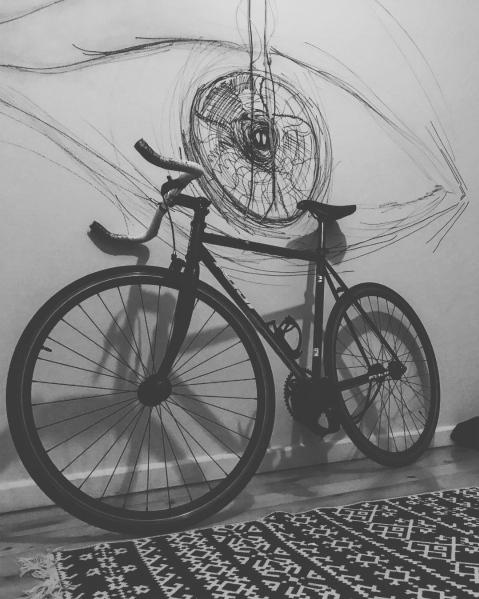
#> input picture 2018/will-be-processed/1.png, 958 x 1198 px (shown at 1/2 size); its folder holds only this picture in this run
$ python otomat.py
#> lines starting #> are read from the running program, lines starting #| are printed output that depends on the picture
import glob

from PIL import Image
from PIL import ImageEnhance

NOTHING = ''
SPACE = ' '
BREAK_LINE = '\n'

BASE_TEMPLATE = '''
<link href="../canvas.css" rel="stylesheet" />
%(table)s
<script src="../canvas.js"></script>
'''

def export_html(path, image):
  width = image.width
  height = image.height

  table = [
    '''
    <table style="display: none" align="center" cellspacing="0">
    '''
  ]

  for x in range(width):
    table.append(
      '''
      <tr>
      '''
    )

    for y in range(height):
      coords = (x, y)
      [r, g, b, a] = image.getpixel(coords)
      table.append(
        '''
          <td style="background: rgba({r}, {g}, {b}, {a});">

          </td>
        '''.format(
          r=r,
          g=g,
          b=b,
          a=a,
        )
      )
    table.append(
      '''
      </tr>
      '''
    )

  table.append(
    '''
    </table>
    '''
  )

  with open(
    path
      .replace('will-be-processed', 'final')
      .replace('png', 'html'),
    'w'
  ) as file:
    file.write(
      BASE_TEMPLATE % {
        'table': NOTHING.join(table)
      }
    )


def main():
  multipier = 0.1

  for path in glob.glob('2018/will-be-processed/*.png'):
    image = Image.open(path)
#> image is the input picture: PIL image 958x1198 RGBA; mean R, G, B, A 132.2, 132.2, 132.2, 255

    image.thumbnail((
      int(image.width * multipier),
      int(image.height * multipier)
    ))
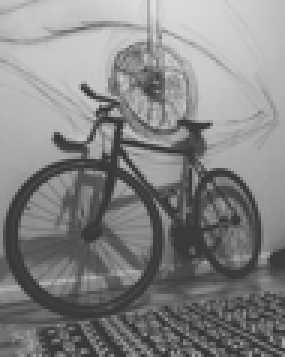
#> image: PIL image 95x119 RGBA (shown 3 times larger); mean R, G, B, A 132.2, 132.2, 132.2, 255

    enhancer = ImageEnhance.Contrast(image)
    image = enhancer.enhance(3.0)
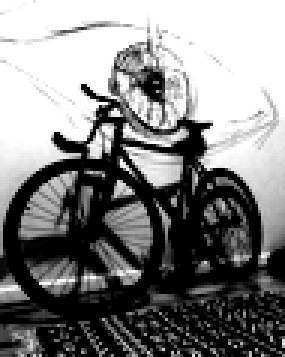
#> image: PIL image 95x119 RGBA (shown 3 times larger); mean R, G, B, A 130.1, 130.1, 130.1, 255

    export_html(path, image.rotate(90))
#> after the loop in export_html, `for x in range(width):`: table = 11496 items

if __name__ == '__main__':
  main()

$ run again, on 2018/will-be-processed/13.png
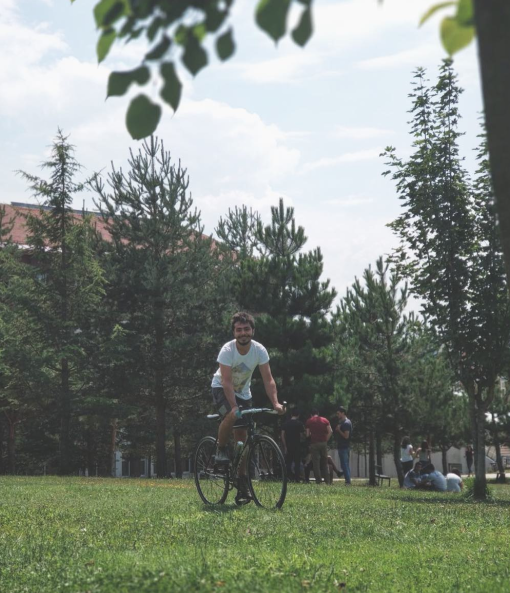
#> input picture 2018/will-be-processed/13.png, 1020 x 1186 px (shown at 1/2 size)
#> in main, image is the input picture: PIL image 1020x1186 RGBA; mean R, G, B, A 126, 133.7, 123.9, 255
#> in main, `image.thumbnail(( int(image.width * multipier), int(image.height * mul..`:
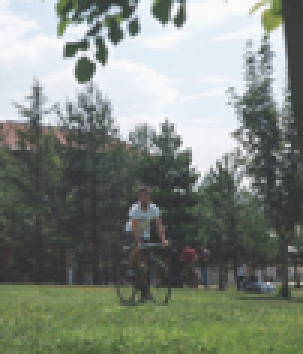
#> image: PIL image 101x118 RGBA (shown 3 times larger); mean R, G, B, A 126, 133.7, 123.9, 255
#> in main, `image = enhancer.enhance(3.0)`:
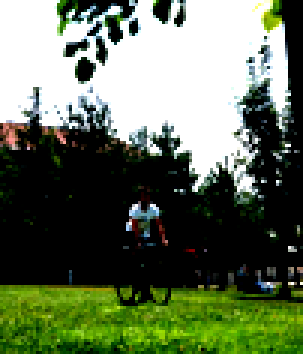
#> image: PIL image 101x118 RGBA (shown 3 times larger); mean R, G, B, A 98.5, 111.1, 86.5, 255
#> after the loop in export_html, `for x in range(width):`: table = 12121 items

$ run again, on 2018/will-be-processed/14.png
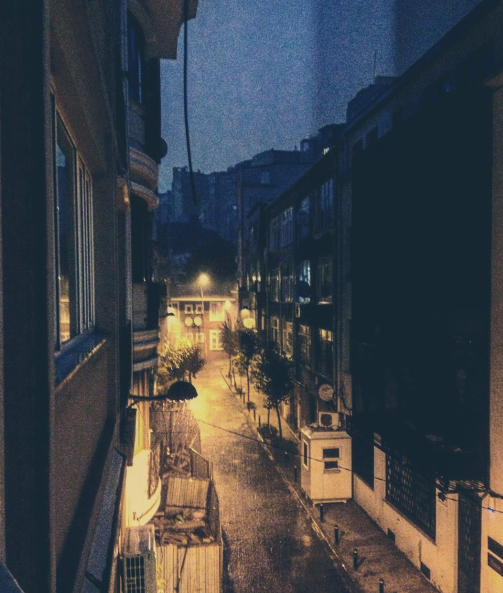
#> input picture 2018/will-be-processed/14.png, 1006 x 1186 px (shown at 1/2 size)
#> in main, image is the input picture: PIL image 1006x1186 RGBA; mean R, G, B, A 64.1, 68, 72.9, 255
#> in main, `image.thumbnail(( int(image.width * multipier), int(image.height * mul..`:
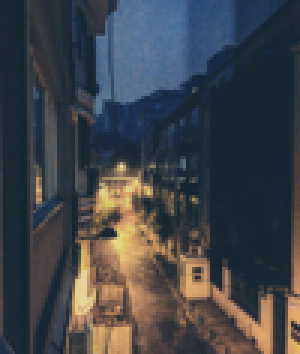
#> image: PIL image 100x118 RGBA (shown 3 times larger); mean R, G, B, A 64, 68, 72.9, 255
#> in main, `image = enhancer.enhance(3.0)`:
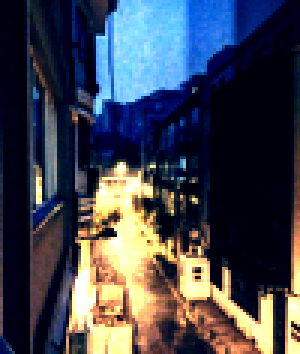
#> image: PIL image 100x118 RGBA (shown 3 times larger); mean R, G, B, A 64.1, 68, 80.6, 255
#> after the loop in export_html, `for x in range(width):`: table = 12001 items

$ run again, on 2018/will-be-processed/15.png
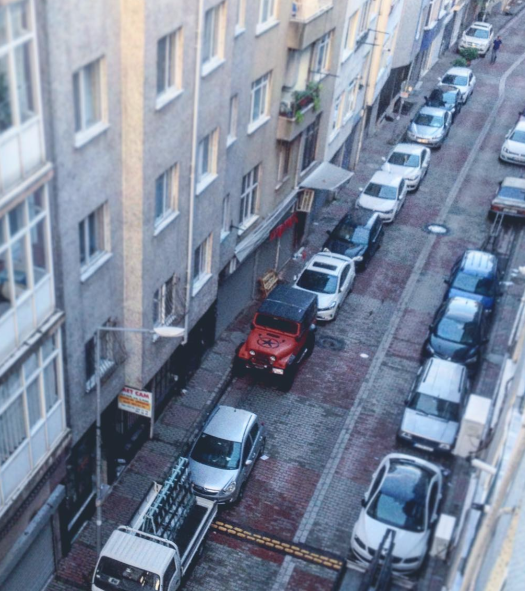
#> input picture 2018/will-be-processed/15.png, 1050 x 1182 px (shown at 1/2 size)
#> in main, image is the input picture: PIL image 1050x1182 RGBA; mean R, G, B, A 122.1, 133.6, 153.8, 255
#> in main, `image.thumbnail(( int(image.width * multipier), int(image.height * mul..`:
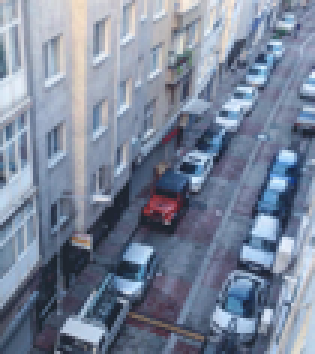
#> image: PIL image 105x118 RGBA (shown 3 times larger); mean R, G, B, A 122.1, 133.6, 153.8, 255
#> in main, `image = enhancer.enhance(3.0)`:
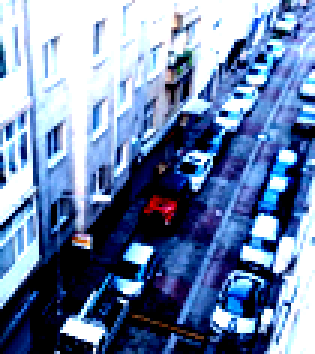
#> image: PIL image 105x118 RGBA (shown 3 times larger); mean R, G, B, A 111.1, 133, 169.8, 255
#> after the loop in export_html, `for x in range(width):`: table = 12601 items

$ run again, on 2018/will-be-processed/10.png
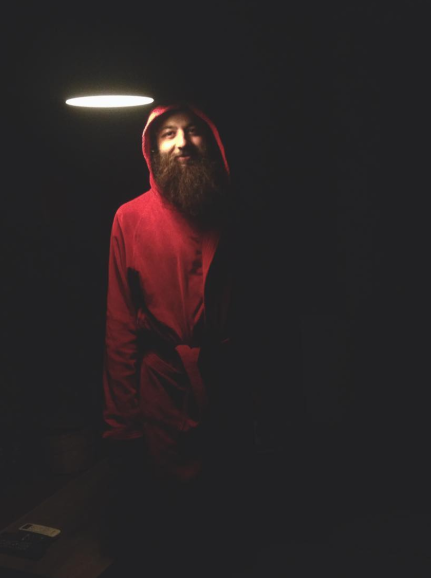
#> input picture 2018/will-be-processed/10.png, 862 x 1156 px (shown at 1/2 size)
#> in main, image is the input picture: PIL image 862x1156 RGBA; mean R, G, B, A 41.4, 35.7, 36.9, 255
#> in main, `image.thumbnail(( int(image.width * multipier), int(image.height * mul..`:
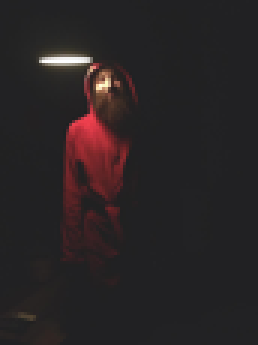
#> image: PIL image 86x115 RGBA (shown 3 times larger); mean R, G, B, A 41.4, 35.7, 36.9, 255
#> in main, `image = enhancer.enhance(3.0)`:
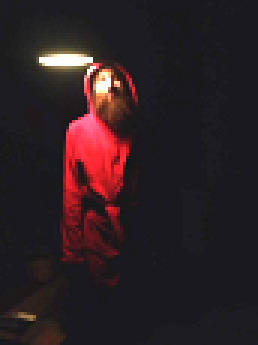
#> image: PIL image 86x115 RGBA (shown 3 times larger); mean R, G, B, A 44.4, 31.3, 35.2, 255
#> after the loop in export_html, `for x in range(width):`: table = 10063 items
